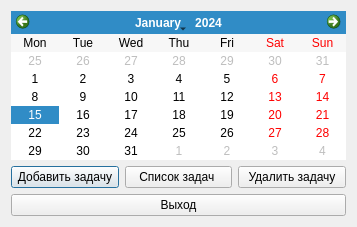
<?xml version="1.0" encoding="UTF-8"?>
<ui version="4.0">
 <class>Dialog</class>
 <widget class="QDialog" name="Dialog">
  <property name="geometry">
   <rect>
    <x>0</x>
    <y>0</y>
    <width>357</width>
    <height>201</height>
   </rect>
  </property>
  <property name="windowTitle">
   <string>Dialog</string>
  </property>
  <property name="styleSheet">
   <string notr="true"/>
  </property>
  <layout class="QVBoxLayout" name="verticalLayout">
   <item>
    <widget class="QCalendarWidget" name="calendarWidget">
     <property name="sizePolicy">
      <sizepolicy hsizetype="Preferred" vsizetype="Preferred">
       <horstretch>0</horstretch>
       <verstretch>0</verstretch>
      </sizepolicy>
     </property>
     <property name="styleSheet">
      <string notr="true"/>
     </property>
     <property name="firstDayOfWeek">
      <enum>Qt::Monday</enum>
     </property>
     <property name="gridVisible">
      <bool>false</bool>
     </property>
     <property name="selectionMode">
      <enum>QCalendarWidget::SingleSelection</enum>
     </property>
     <property name="horizontalHeaderFormat">
      <enum>QCalendarWidget::ShortDayNames</enum>
     </property>
     <property name="verticalHeaderFormat">
      <enum>QCalendarWidget::NoVerticalHeader</enum>
     </property>
    </widget>
   </item>
   <item>
    <layout class="QHBoxLayout" name="horizontalLayout">
     <item>
      <widget class="QPushButton" name="pushButton">
       <property name="sizePolicy">
        <sizepolicy hsizetype="Minimum" vsizetype="Preferred">
         <horstretch>0</horstretch>
         <verstretch>0</verstretch>
        </sizepolicy>
       </property>
       <property name="styleSheet">
        <string notr="true"/>
       </property>
       <property name="text">
        <string>Добавить задачу</string>
       </property>
      </widget>
     </item>
     <item>
      <widget class="QPushButton" name="pushButton_2">
       <property name="sizePolicy">
        <sizepolicy hsizetype="Minimum" vsizetype="Preferred">
         <horstretch>0</horstretch>
         <verstretch>0</verstretch>
        </sizepolicy>
       </property>
       <property name="styleSheet">
        <string notr="true"/>
       </property>
       <property name="text">
        <string> Список задач  </string>
       </property>
      </widget>
     </item>
     <item>
      <widget class="QPushButton" name="pushButton_3">
       <property name="styleSheet">
        <string notr="true"/>
       </property>
       <property name="text">
        <string>Удалить задачу</string>
       </property>
      </widget>
     </item>
    </layout>
   </item>
   <item>
    <widget class="QPushButton" name="pushButton_4">
     <property name="styleSheet">
      <string notr="true"/>
     </property>
     <property name="text">
      <string>Выход</string>
     </property>
    </widget>
   </item>
  </layout>
 </widget>
 <resources/>
 <connections/>
</ui>
